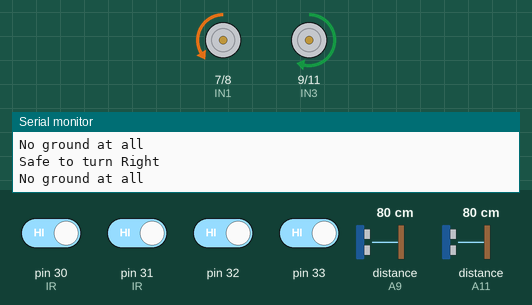
Recording of a sketch running on a simulated Arduino Mega 2560, built with avr-gcc and run on an emulated ATmega2560. Shown: motor-driver pin pairs drawn as motors (green arrow = first pin HIGH = forward, orange = second pin HIGH = backward, longer = more drive, scaled by the enable pin), the last lines printed to the serial monitor. Wiring (inferred from the names in the program): ultrasonic range finder: trigger A10; echo A11. The inputs (shaded band) are chosen by the test bench; at power-on: pin 30 (IR), pin 31 (IR), pin 32, pin 33 HIGH, distance to the obstacle (sensors on A9, A11) 80 cm. The echo pulse lasts 58.3 µs per cm.

Above: at 2.3 s.
2.4 s: pin 30 (IR) driven LOW
4.3 s: pin 31 (IR) driven LOW
At 5.4 s:
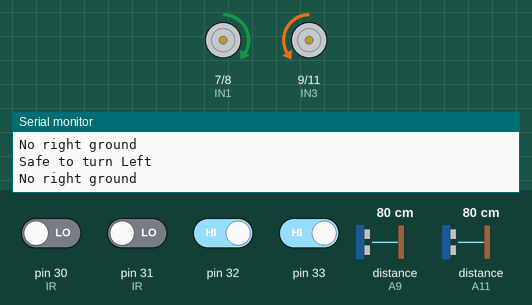
5.8 s: pin 33 driven LOW
At 6.4 s:
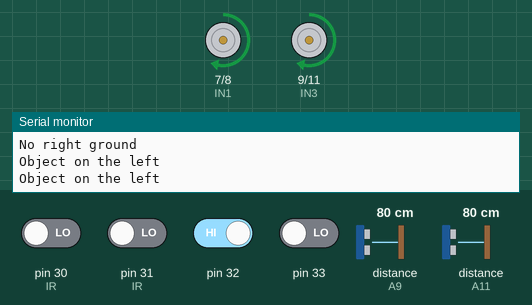
7.9 s: pin 32 driven LOW
At 9.5 s:
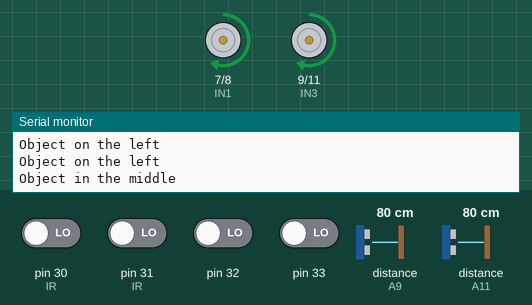
11.4 s: pin 32 driven HIGH
At 12.0 s:
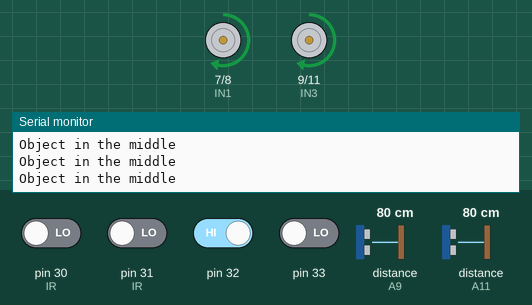
13.0 s: pin 33 driven HIGH
At 13.3 s:
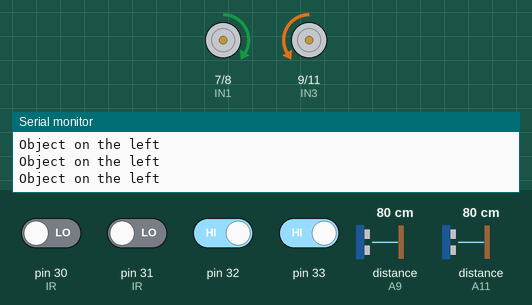
Timing chart, 0 to 15.5 s (numbered marks = the images above; inputs shaded):
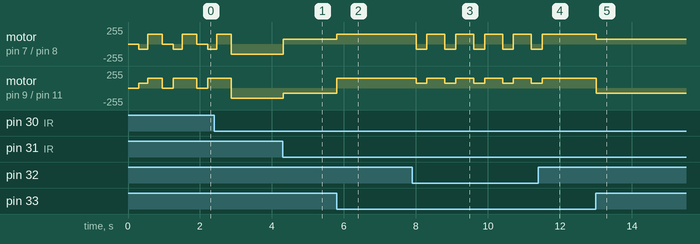

Measured:
- after the input at 4.3 s, motor on pin 7 (IN1) / pin 8 (IN2): backward 150/255 → forward 75/255 at once; motor on pin 9 (IN3) / pin 11 (IN4): backward 150/255 → backward 75/255 at once
- after the input at 5.8 s, motor on pin 7 (IN1) / pin 8 (IN2): forward 75/255 → forward 150/255 at once; motor on pin 9 (IN3) / pin 11 (IN4): backward 75/255 → forward 150/255 at once
- after the input at 7.9 s, motor on pin 7 (IN1) / pin 8 (IN2): alternates forward 150/255 for 0.50 s and backward 75/255 for 0.30 s, starting after 0.10 s; motor on pin 9 (IN3) / pin 11 (IN4): alternates forward 150/255 for 0.50 s and forward 75/255 for 0.30 s, starting after 0.10 s
- after the input at 11.4 s, motor on pin 7 (IN1) / pin 8 (IN2), motor on pin 9 (IN3) / pin 11 (IN4): goes on until 11.5 s, then stays forward 150/255
- after the input at 13.0 s, motor on pin 7 (IN1) / pin 8 (IN2): forward 150/255 → forward 75/255 at once; motor on pin 9 (IN3) / pin 11 (IN4): forward 150/255 → backward 75/255 at once

The sketch:

avoid_object_2.ino
```cpp
#define turnSpeed 150  // 200 recommended
#define straightSpeed 75 // 125 max speed
#define safeTurn 10
// IR Sensor pins
#define GROUND_L digitalRead(30)
#define GROUND_R digitalRead(31)
#define FRONT_L !digitalRead(32)
#define FRONT_R !digitalRead(33)
//define the ultrasonic pin
#define TRIG_L A8
#define ECHO_L A9
#define TRIG_R A10
#define ECHO_R A11
// line tracking pins
#define LT_R !digitalRead(10)
#define LT_M !digitalRead(4)
#define LT_L !digitalRead(2)
//define the L298n IO pin
#define ENA 5
#define ENB 6
#define IN1 7
#define IN2 8
#define IN3 9
#define IN4 11


void forward() {
  analogWrite(ENA, straightSpeed);
  analogWrite(ENB, straightSpeed);
  digitalWrite(IN1, HIGH);
  digitalWrite(IN2, LOW);
  digitalWrite(IN3, LOW);
  digitalWrite(IN4, HIGH);
}

void back(int duration) {
  analogWrite(ENA, straightSpeed);
  analogWrite(ENB, straightSpeed);
  digitalWrite(IN1, LOW);
  digitalWrite(IN2, HIGH);
  digitalWrite(IN3, HIGH);
  digitalWrite(IN4, LOW);

  delay(duration);
}

void left(int duration) {
  analogWrite(ENA, turnSpeed);
  analogWrite(ENB, turnSpeed);
  digitalWrite(IN1, LOW);
  digitalWrite(IN2, HIGH);
  digitalWrite(IN3, LOW);
  digitalWrite(IN4, HIGH);

  delay(duration);
}

void right(int duration) {
  analogWrite(ENA, turnSpeed);
  analogWrite(ENB, turnSpeed);
  digitalWrite(IN1, HIGH);
  digitalWrite(IN2, LOW);
  digitalWrite(IN3, HIGH);
  digitalWrite(IN4, LOW);

  delay(duration);
}

void stop(int duration) {
  digitalWrite(ENA, LOW);
  digitalWrite(ENB, LOW);

  delay(duration);
}

int getDistanceLeft() {
  digitalWrite(TRIG_L, LOW);
  delayMicroseconds(2);
  digitalWrite(TRIG_L, HIGH);
  delayMicroseconds(10);
  digitalWrite(TRIG_L, LOW);
  int duration = pulseIn(ECHO_L, HIGH);

  return (duration * 0.034) / 2;
}

int getDistanceRight() {
  digitalWrite(TRIG_R, LOW);
  delayMicroseconds(2);
  digitalWrite(TRIG_R, HIGH);
  delayMicroseconds(10);
  digitalWrite(TRIG_R, LOW);
  int duration = pulseIn(ECHO_R, HIGH);

  return (duration * 0.034) / 2;
}

void move() {
  // If both edge detectors are over the edge
  if (GROUND_R and GROUND_L)  {
    stop(300);
    back(250);
    //NOT safe to turn
    if (getDistanceRight() < safeTurn) {
      // TO-DO: FIND SOLUTION
      left(200);
      back(500);
      right(500);
      Serial.println("NOT Safe to turn Right");
    }
    //Safe to turn
    else {
      right(400);
      Serial.println("Safe to turn Right");
    }
    Serial.println("No ground at all");
  }

  else if (GROUND_L) {
    //NOT safe to turn
    if ((getDistanceRight() < safeTurn) || FRONT_L) {
      // TO-DO: FIND SOLUTION
      left(200);
      back(500);
      right(500);
      Serial.println("NOT Safe to turn Right");
    }
    //Safe to turn
    else {
      right(200);
      Serial.println("Safe to turn Right");
    }
    Serial.println("No left ground");
  }

  else if (GROUND_R) {
    //NOT safe to turn
    if ((getDistanceLeft() < safeTurn) || FRONT_R) {
      // TO-DO: FIND SOLUTION
      right(200);
      back(500);
      left(500);
      Serial.println("NOT Safe to turn Left");
    }
    else {
      left(200);
      Serial.println("Safe to turn Left");
    }
    Serial.println("No right ground");
  }

  else if (FRONT_L and FRONT_R) {
    // TO-DO: FIND SOLUTION
    back(300);
    right(500);
    Serial.println("Object in the middle");
  }

  else if (FRONT_R) {
    right(200);
    Serial.println("Object on the left");
  }

  else if (FRONT_L) {
    left(200);
    Serial.println("Object on the right");
  }

  else {
    forward();
  }
}

void setup() {
  Serial.begin(9600);
  // Motor stuff
  pinMode(IN1, OUTPUT);
  pinMode(IN2, OUTPUT);
  pinMode(IN3, OUTPUT);
  pinMode(IN4, OUTPUT);
  pinMode(ENA, OUTPUT);
  pinMode(ENB, OUTPUT);
  digitalWrite(ENA, HIGH);
  digitalWrite(ENB, HIGH);
  // Sensor Stuff
  pinMode(30, INPUT); //IR
  pinMode(31, INPUT); //IR
  pinMode(A12, INPUT); //IR
  pinMode(A13, INPUT); //IR
  pinMode(TRIG_L, OUTPUT);  //Ultrasonic
  pinMode(ECHO_L, INPUT);   //Ultrasonic
  pinMode(TRIG_R, OUTPUT);  //Ultrasonic
  pinMode(ECHO_R, INPUT);   //Ultrasonic
}

void loop() {
  move();
}
```
